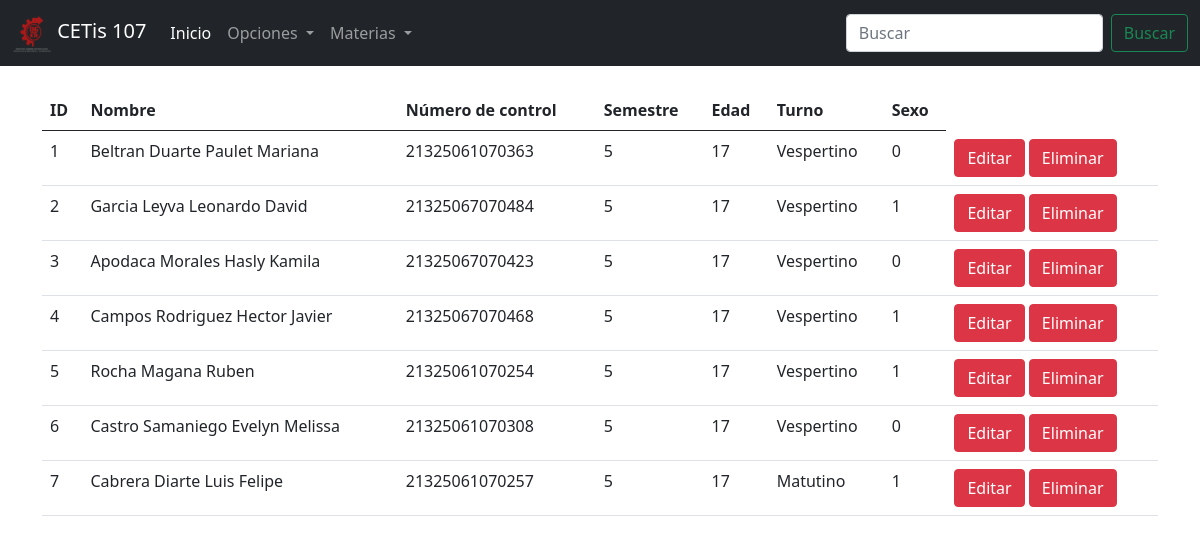
The page /parcial3/consultarAlumnos.php on the database as committed earlier.
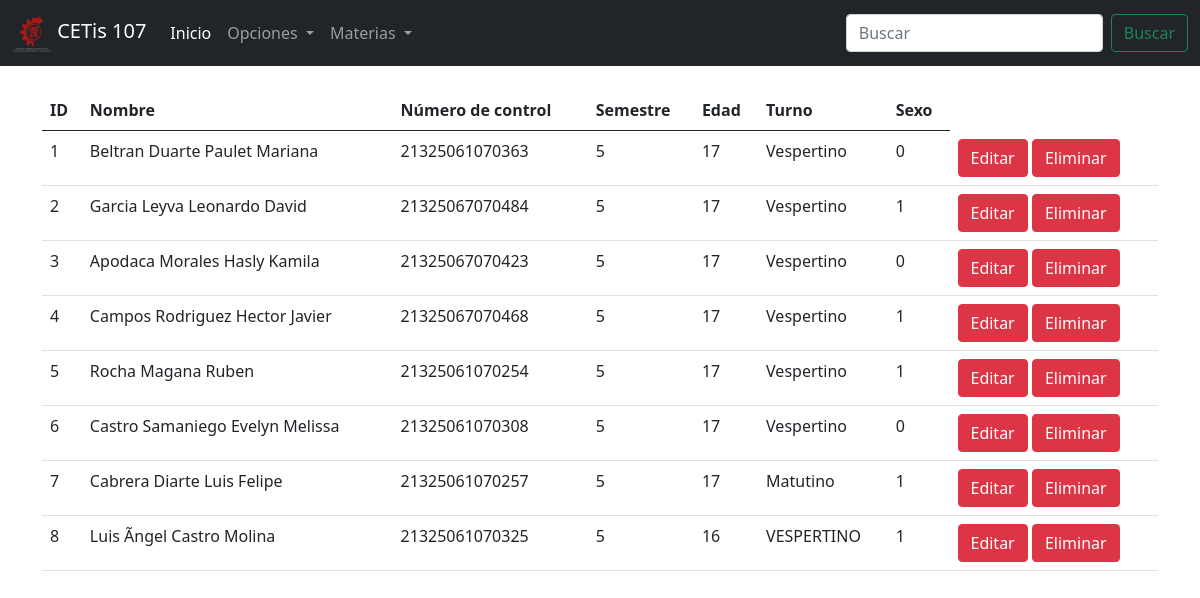
The same page on the database as committed later.
### tables this page shows
CREATE TABLE `alumnos` (
  `id` int(11) NOT NULL,
  `nombre` varchar(100) NOT NULL,
  `numero_control` varchar(30) NOT NULL,
  `semestre` int(11) NOT NULL,
  `edad` int(11) NOT NULL,
  `turno` varchar(10) NOT NULL,
  `sexo` tinyint(4) NOT NULL
);

### parcial3/consultarAlumnos.php (the view, shortened to what this page needs)
<!DOCTYPE html>
<html lang="en">
<head>
    <link rel="stylesheet" href="css/bootstrap.css">
</head>
<body>
    <?php
        include 'menu.php';
        include 'conexion.php';
        $sql = "SELECT * FROM alumnos";
        $datos = $conexion->query($sql);
    ?>
    <div class="container">
        <div class="row">
            <div class="col-12">
        <?php
            if($datos->num_rows > 0) { ?>
                <br>
                <table class="table table-hover">
                    <thead>
                        <tr>
                            <th>ID</th>
                            <th>Nombre</th>
                            <th>Número de control</th>
                            <th>Semestre</th>
                            <th>Edad</th>
                            <th>Turno</th>
                            <th>Sexo</th>
                        </tr>
                    </thead>
                    <tbody>
                    <?php while($registro = $datos->fetch_assoc()){ ?>
                        <tr>
                            <td><?php echo $registro["id"]; ?></td>
                            <td><?php echo $registro["nombre"]; ?></td>
                            <td><?php echo $registro["numero_control"]; ?></td>
                            <td><?php echo $registro["semestre"]; ?></td>
                            <td><?php echo $registro["edad"]; ?></td>
                            <td><?php echo $registro["turno"]; ?></td>
                            <td><?php echo $registro["sexo"]; ?></td>
                            <td>
                                <a href="editarAlumno.php?id=<?php echo $registro["id"]; ?>" class="btn btn-danger" class="btn btn-sm btn-primary">Editar</a>
                                <a href="eliminarAlumno.php?id=<?php echo $registro["id"]; ?>" class="btn btn-danger" class="btn btn-sm btn-danger">Eliminar</a>
                            </td>
                        </tr>
                        <?php } ?>
                    </tbody>
                </table>
        <?php }else{ ?>
            <center><h2>No existen datos del alumno en la base de datos</h2></center>
        <?php } ?>
            </div>
        </div>
    </div>
</body>
</html>

Rows that differ between the two databases and show on the page:
added alumnos: id "8", nombre "Luis Ãngel Castro Molina", numero_control "21325061070325", semestre "5", edad "16", turno "VESPERTINO", sexo "1"
